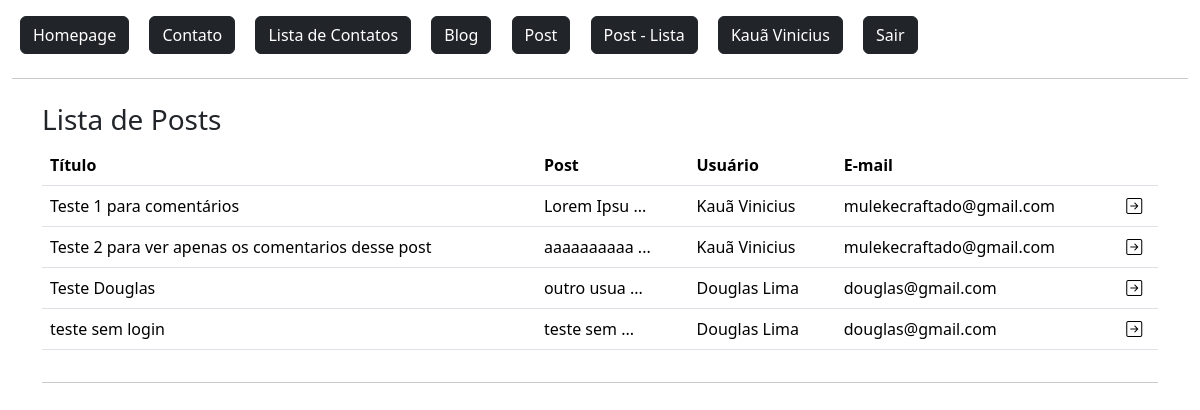
Screenshot of /post/lista/ (signed in) with the database file from the repository.
### flaskLearn/models.py (models this page shows, shortened)
class User(db.Model, UserMixin):
    id = db.Column(db.Integer, primary_key=True)
    admin = db.Column(db.Boolean, default=False)
    nome = db.Column(db.String, nullable=True)
    sobrenome = db.Column(db.String, nullable=True)
    email = db.Column(db.String, nullable=True)
    senha = db.Column(db.String, nullable=True)
    data_cadastro = db.Column(db.DateTime, default=datetime.now())
    posts = db.relationship('Post', backref='user', lazy=True) #É a tabela referenciada. (um usuario pode ter varios posts)
    post_comentarios = db.relationship('PostComentarios', backref='user', lazy=True) #É a tabela referenciada. (um usuario pode ter varios posts)

class Post(db.Model):
    id = db.Column(db.Integer, primary_key=True)
    data_criacao = db.Column(db.DateTime, default=datetime.now())
    titulo = db.Column(db.String, nullable=True)
    mensagem = db.Column(db.String, nullable=True)
    user_id = db.Column(db.Integer, db.ForeignKey('user.id'), nullable=True) #Tabela que referencia a tabela usuário
    comentarios = db.relationship('PostComentarios', backref='post', lazy=True) #É a tabela referenciada. (um usuario pode ter varios posts)
    def msg_resumo(self):
        len_msg = len(self.mensagem)
        if len_msg > 10:
            return f"{self.mensagem[:10]} ..."
        else:
            return self.mensagem

### flaskLearn/routes.py (the view)
@app.route('/post/lista/')
def postLista():
    posts = Post.query.all()
    return render_template('posts/post_lista.html', posts=posts)

### flaskLearn/models.py (called while the page is built)
@login_manager.user_loader # Retorna sessao do usuario no controle de login
def load_user(user_id):
    return User.query.get(user_id)

### flaskLearn/templates/posts/post_lista.html (shortened to what this page needs)
{% extends 'baseTemplate/base.html' %}
{% block content %}
    {% include 'baseTemplate/nav.html' %}
    <div class="container">
        <div class="row mt-4">
            <h3>Lista de Posts</h3>
            <div class="col-12">
                <table class="table">
                    <thead>
                        <tr>
                            <th>Título</th>
                            <th>Post</th>
                            <th>Usuário</th>
                            <th>E-mail</th>
                            <th></th>
                        </tr>
                    </thead>
                    <tbody>
                        {% for linha in posts %}
                            <tr>
                                <td>{{linha.titulo}}</td>
                                <td>{{linha.msg_resumo()}}</td>
                                <td>{{linha.user.nome}} {{linha.user.sobrenome}}</td>
                                <td>{{linha.user.email}}</td>
                                <td>
                                    <a href="{{ url_for('postDetail', id=linha.id) }}">
                                        <i class="bi bi-arrow-right-square text-black"></i>
                                    </a>
                                </td>
                            </tr>
                        {% endfor %}
                    </tbody>
                </table>
            </div>
        </div>
        <hr>
    </div>
{% endblock %}

### flaskLearn/templates/baseTemplate/nav.html
<a href="{{url_for('homepage')}}" class="btn btn-dark m-2">
    Homepage
</a>
<a href="{{url_for('contato')}}" class="btn btn-dark m-2">
    Contato
</a>
<a href="{{url_for('contatoLista')}}" class="btn btn-dark m-2">
    Lista de Contatos
</a>
<a href="{{url_for('editorBlog')}}" class="btn btn-dark m-2">
    Blog
</a>
<a href="{{url_for('postNovo')}}" class="btn btn-dark m-2">
    Post
</a>
<a href="{{url_for('postLista')}}" class="btn btn-dark m-2">
    Post - Lista
</a>
{% if current_user.is_authenticated %}
    <a href="{{ url_for('dashboard') }}" class="btn btn-dark m-2">
        {{ current_user.nome }} {{ current_user.sobrenome }}
    </a>
    <a href="{{ url_for('logout') }}" class="btn btn-dark m-2">
        Sair
    </a>
{% else %}
    <a href="{{url_for('login')}}" class="btn btn-dark m-2">
        Login
    </a>
{% endif %}
<hr>

### rows the page displays
User: nome "Kauã", sobrenome "Vinicius"
Post: titulo "Teste 1 para comentários", msg_resumo "Lorem Ipsu ...", user.nome "Kauã", user.sobrenome "Vinicius", user.email "mulekecraftado@gmail.com"
Post: titulo "Teste 2 para ver apenas os comentarios desse post", msg_resumo "aaaaaaaaaa ...", user.nome "Kauã", user.sobrenome "Vinicius", user.email "mulekecraftado@gmail.com"
Post: titulo "Teste Douglas", msg_resumo "outro usua ...", user.nome "Douglas", user.sobrenome "Lima", user.email "douglas@gmail.com"
Post: titulo "teste sem login", msg_resumo "teste sem ...", user.nome "Douglas", user.sobrenome "Lima", user.email "douglas@gmail.com"
